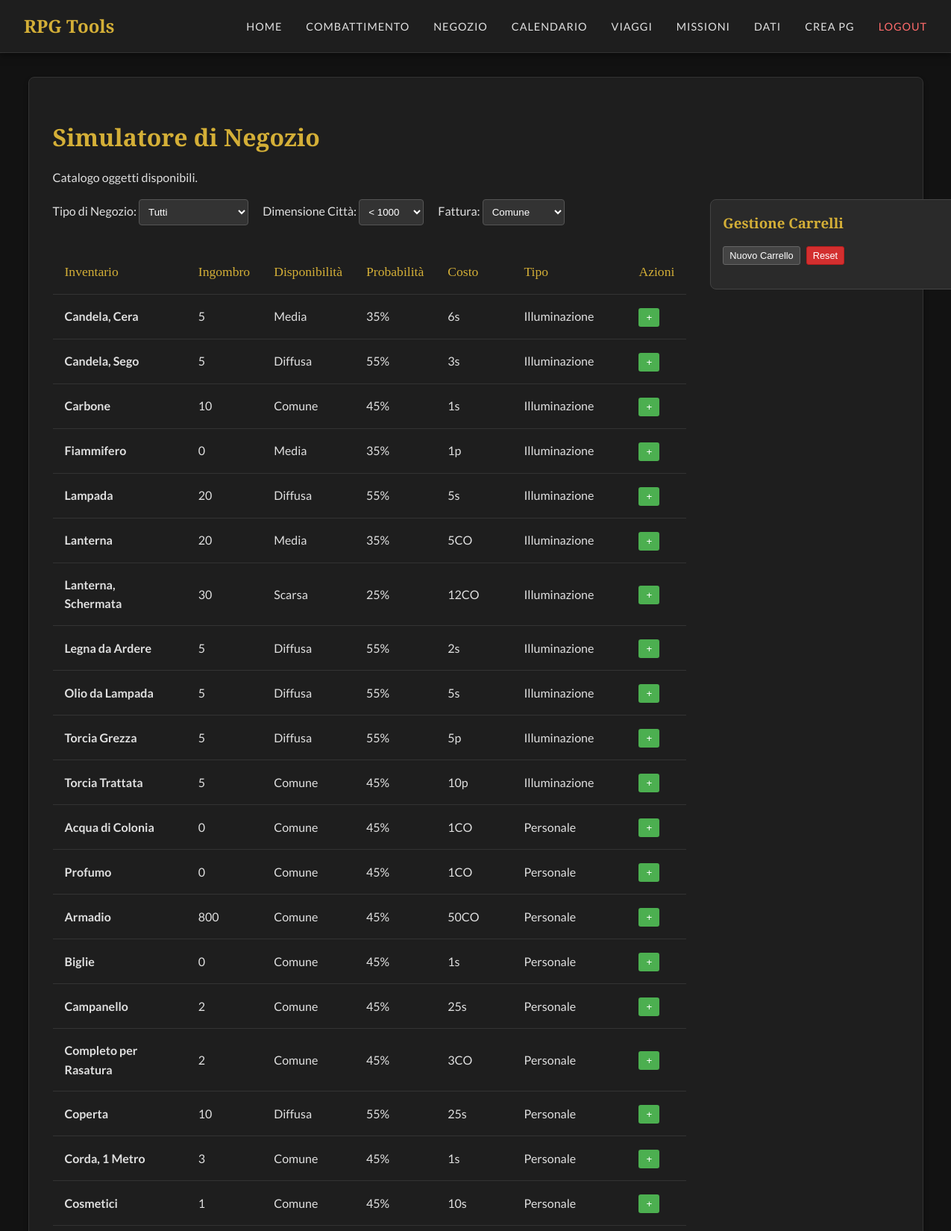
Screenshot of /shop (signed in, upper part) with the database file from the repository.
### tables this page shows
CREATE TABLE inventory (
            id INTEGER PRIMARY KEY AUTOINCREMENT,
            inventario TEXT NOT NULL,
            descrizione TEXT,
            ingombro INTEGER,
            disponibilita TEXT,
            costo TEXT,
            tipo TEXT
        , shop_types TEXT);

### app.py (the view, shortened to what this page needs)
@app.route('/shop')
def shop():
    items = load_shop_data()
    shop_types = load_shop_types()
    selected_type = request.args.get('type')
    selected_city_size = request.args.get('city_size')
    if not selected_city_size:
        selected_city_size = '< 1000'
    selected_quality = request.args.get('quality')
    if not selected_quality:
        selected_quality = 'Comune'
    if selected_quality:
        quality_modifiers = {
            "Regale": {"avail": -4, "cost_mult": 100, "enc_mult": 0.3},
            "Nobiliare": {"avail": -3, "cost_mult": 50, "enc_mult": 0.4},
            "Eccezionale": {"avail": -2, "cost_mult": 10, "enc_mult": 0.5},
            "Buona": {"avail": -1, "cost_mult": 3, "enc_mult": 0.9},
            "Comune": {"avail": 0, "cost_mult": 1, "enc_mult": 1.0},
            "Scadente": {"avail": 1, "cost_mult": 0.5, "enc_mult": 2.0}
        }
        mod = quality_modifiers.get(selected_quality)
        if mod:
            avail_order = ["Molto Rara", "Rara", "Scarsa", "Media", "Comune", "Diffusa", "Abbondante"]
            for item in items:
                current_avail = item.get('Disponibilità', '').strip()
                if current_avail == "Raro": current_avail = "Rara"
                if current_avail in avail_order:
                    idx = avail_order.index(current_avail)
                    new_idx = idx + mod['avail']
                    new_idx = max(0, min(len(avail_order) - 1, new_idx))
                    new_avail = avail_order[new_idx]
                    item['Disponibilità'] = new_avail
                    base_pct_str = {
                        "Abbondante": "65%", "Diffusa": "55%", "Comune": "45%",
                        "Media": "35%", "Scarsa": "25%", "Rara": "15%", "Molto Rara": "5%"
                    }.get(new_avail, "0%")
                    item['Percentuale'] = base_pct_str
                cost_str = str(item.get('Costo', ''))
                import re
                match = re.match(r"(\d+(?:\.\d+)?)\s*([a-zA-Z]+)", cost_str)
                if match:
                    val = float(match.group(1))
                    unit = match.group(2)
                    new_val = val * mod['cost_mult']
                    if new_val.is_integer():
                        item['Costo'] = f"{int(new_val)}{unit}"
                    else:
                        item['Costo'] = f"{new_val:.1f}{unit}"
                enc_str = str(item.get('Ingombro', '0'))
                if enc_str.isdigit():
                    enc_val = int(enc_str)
                    new_enc = int(enc_val * mod['enc_mult'])
                    item['Ingombro'] = new_enc
    if selected_city_size:
        city_modifiers = {
            "< 100": -10,
            "< 1000": 0,
            "< 10000": 10,
            "> 10000": 20
        }
        modifier = city_modifiers.get(selected_city_size, 0)
    return render_template('shop.html', items=items, shop_types=shop_types, selected_type=selected_type, selected_city_size=selected_city_size, selected_quality=selected_quality)

### app.py (called while the page is built)
@app.before_request
def require_login():
    allowed_routes = ['login', 'static', 'logout']
    if request.endpoint not in allowed_routes and 'logged_in' not in session:
        return redirect(url_for('login'))

@app.teardown_appcontext
def close_connection(exception):
    db = getattr(g, '_database', None)
    if db is not None:
        db.close()

def load_shop_types():
    conn = sqlite3.connect(DATABASE)
    c = conn.cursor()
    try:
        c.execute('SELECT DISTINCT shop_types FROM inventory WHERE shop_types IS NOT NULL AND shop_types != ""')
        rows = c.fetchall()
        shop_types_set = set()
        for row in rows:
            if row[0]:
                types = [t.strip() for t in row[0].split(',') if t.strip()]
                shop_types_set.update(types)
        return sorted(list(shop_types_set))
    except Exception as e:
        print(f"Error reading shop types from database: {e}")
        return []
    finally:
        conn.close()

### templates/shop.html (shortened to what this page needs)
{% extends 'base.html' %}
{% block content %}
{% block extra_css %}
<link rel="stylesheet" href="{{ url_for('static', filename='css/shop.css') }}">
{% endblock %}
<div class="card">
    <h1>Simulatore di Negozio</h1>
    <p>Catalogo oggetti disponibili.</p>
    <div class="shop-layout">
        <div class="inventory-section">
            <div class="filters style-6b71a2">
                <form action="{{ url_for('shop') }}" method="get">
                    <label for="shop-type">Tipo di Negozio:</label>
                    <select class="background-color-62f18d" name="type" id="shop-type" onchange="this.form.submit()">
                        <option value="">Tutti</option>
                    </select>
                    <label class="style-1798d0" for="city-size">Dimensione Città:</label>
                    <select class="background-color-62f18d" name="city_size" id="city-size" onchange="this.form.submit()">
                        <option value="< 1000" {% if selected_city_size=='< 1000' %}selected{% endif %}>&lt; 1000
                        </option>
                    </select>
                    <label class="style-1798d0" for="quality">Fattura:</label>
                    <select class="background-color-62f18d" name="quality" id="quality" onchange="this.form.submit()">
                        <option value="Comune" {% if selected_quality=='Comune' %}selected{% endif %}>Comune</option>
                    </select>
                </form>
            </div>
            <div class="table-container">
                <table>
                    <thead>
                        <tr>
                            <th>Inventario</th>
                            <th>Ingombro</th>
                            <th>Disponibilità</th>
                            <th>Probabilità</th>
                            <th>Costo</th>
                            <th>Tipo</th>
                            <th>Azioni</th>
                        </tr>
                    </thead>
                    <tbody>
                        {% for item in items %}
                        <tr>
                            <td>
                                <strong >{{ item['Inventario']
                                    }}</strong>
                            </td>
                            <td>{{ item['Ingombro'] }}</td>
                            <td>{{ item['Disponibilità'] }}</td>
                            <td>{{ item['Percentuale'] }}</td>
                            <td>{{ item['Costo'] }}</td>
                            <td>{{ item['Tipo'] }}</td>
                            <td>
                                <button class="add-btn"
                                    onclick="addToCart(`{{ item['Inventario'] }}`, `{{ item['Costo'] }}`, `{{ item['Ingombro'] }}`)">
                                    +
                                </button>
                            </td>
                        </tr>
                        {% endfor %}
                    </tbody>
                </table>
            </div>
        </div>
        <div class="carts-section">
            <h3 class="style-b8f7c9" >Gestione Carrelli</h3>
            <div class="cart-controls">
                <button onclick="createNewCart()" class="btn-small">Nuovo Carrello</button>
                <button onclick="clearCarts()" class="btn-small background-19ff74">Reset</button>
            </div>
        </div>
    </div>
</div>
{% endblock %}

### templates/base.html (shortened to what this page needs)
<!DOCTYPE html>
<html lang="it">
<head>
    <link rel="stylesheet" href="{{ url_for('static', filename='css/style.css') }}">
    {% block extra_css %}{% endblock %}
</head>
<body>
    <nav class="navbar">
        <a href="{{ url_for('index') }}" class="navbar-brand">RPG Tools</a>
        <div class="nav-links" id="navLinks">
            <a href="{{ url_for('index') }}" class="nav-link">Home</a>
            <a href="{{ url_for('combat') }}" class="nav-link">Combattimento</a>
            <a href="{{ url_for('shop') }}" class="nav-link">Negozio</a>
            <a href="{{ url_for('calendar') }}" class="nav-link">Calendario</a>
            <a href="{{ url_for('travel') }}" class="nav-link">Viaggi</a>
            <a href="{{ url_for('missions_list') }}" class="nav-link">Missioni</a>
            <a href="{{ url_for('data_page') }}" class="nav-link">Dati</a>
            <a href="{{ url_for('character_creation') }}" class="nav-link">Crea PG</a>
            <a href="{{ url_for('logout') }}" class="nav-link" style="color: #ff6b6b;">Logout</a>
        </div>
    </nav>
    <div class="container">
        {% block content %}{% endblock %}
    </div>
</body>
</html>

### static/css/style.css (style rules this page uses)
:root { --bg-color: #121212; --card-bg: #1e1e1e; --text-primary: #e0e0e0; --text-secondary: #a0a0a0; --accent-color: #d4af37; --accent-hover: #f0c040; --border-color: #333; --font-heading: 'Cinzel', serif; --font-body: 'Lato', sans-serif; }
body { background-color: var(--bg-color); color: var(--text-primary); font-family: var(--font-body); margin: 0; padding: 0; line-height: 1.6; }
h1, h2, h3, h4, h5, h6 { font-family: var(--font-heading); color: var(--accent-color); margin-bottom: 1rem; }
a { color: var(--accent-color); text-decoration: none; transition: color 0.3s ease; }
.navbar { background-color: var(--card-bg); border-bottom: 1px solid var(--border-color); padding: 1rem 2rem; display: flex; justify-content: space-between; align-items: center; box-shadow: 0 2px 10px rgba(0, 0, 0, 0.5); position: sticky; top: 0; z-index: 1000; }
.navbar-brand { font-family: var(--font-heading); font-size: 1.5rem; font-weight: bold; color: var(--accent-color); }
.nav-links { display: flex; gap: 2rem; }
.nav-link { color: var(--text-primary); font-weight: 500; text-transform: uppercase; letter-spacing: 1px; font-size: 0.9rem; }
.container { max-width: 1200px; margin: 2rem auto; padding: 0 1rem; }
.card { background-color: var(--card-bg); border: 1px solid var(--border-color); border-radius: 8px; padding: 2rem; margin-bottom: 2rem; box-shadow: 0 4px 6px rgba(0, 0, 0, 0.3); }
table { width: 100%; border-collapse: collapse; margin-top: 1rem; }
th, td { padding: 1rem; text-align: left; border-bottom: 1px solid var(--border-color); }
th { font-family: var(--font-heading); color: var(--accent-color); font-weight: normal; font-size: 1.1rem; }

### static/css/shop.css (style rules this page uses)
.shop-layout { display: flex; gap: 2rem; align-items: flex-start; }
.inventory-section { flex: 2; }
.carts-section { flex: 1; min-width: 300px; background: #2a2a2a; padding: 1rem; border-radius: 8px; border: 1px solid #444; position: sticky; top: 20px; max-height: 90vh; overflow-y: auto; }
.cart-controls { margin-bottom: 1rem; display: flex; gap: 0.5rem; }
.btn-small { padding: 0.25rem 0.5rem; font-size: 0.8rem; cursor: pointer; background: #444; color: white; border: 1px solid #666; border-radius: 3px; }
.add-btn { background-color: #4CAF50; color: white; border: none; padding: 5px 10px; border-radius: 3px; cursor: pointer; }
.style-6b71a2 { margin-bottom: 2rem; }
.background-color-62f18d { padding: 0.5rem; border-radius: 4px; background: #333; color: #fff; border: 1px solid #555; }
.style-1798d0 { margin-left: 1rem; }
.style-b8f7c9 { margin-top: 0; }
.background-19ff74 { background: #d32f2f; border-color: #b71c1c; }

### rows the page displays
inventory: Inventario "Candela, Cera", Ingombro "5", Disponibilità "Media", Percentuale "35%", Costo "6s", Tipo "Illuminazione"
inventory: Inventario "Candela, Sego", Ingombro "5", Disponibilità "Diffusa", Percentuale "55%", Costo "3s", Tipo "Illuminazione"
inventory: Inventario "Carbone", Ingombro "10", Disponibilità "Comune", Percentuale "45%", Costo "1s", Tipo "Illuminazione"
inventory: Inventario "Fiammifero", Ingombro "0", Disponibilità "Media", Percentuale "35%", Costo "1p", Tipo "Illuminazione"
inventory: Inventario "Lampada", Ingombro "20", Disponibilità "Diffusa", Percentuale "55%", Costo "5s", Tipo "Illuminazione"
inventory: Inventario "Lanterna", Ingombro "20", Disponibilità "Media", Percentuale "35%", Costo "5CO", Tipo "Illuminazione"
inventory: Inventario "Lanterna, Schermata", Ingombro "30", Disponibilità "Scarsa", Percentuale "25%", Costo "12CO", Tipo "Illuminazione"
inventory: Inventario "Legna da Ardere", Ingombro "5", Disponibilità "Diffusa", Percentuale "55%", Costo "2s", Tipo "Illuminazione"
inventory: Inventario "Olio da Lampada", Ingombro "5", Disponibilità "Diffusa", Percentuale "55%", Costo "5s", Tipo "Illuminazione"
inventory: Inventario "Torcia Grezza", Ingombro "5", Disponibilità "Diffusa", Percentuale "55%", Costo "5p", Tipo "Illuminazione"
inventory: Inventario "Torcia Trattata", Ingombro "5", Disponibilità "Comune", Percentuale "45%", Costo "10p", Tipo "Illuminazione"
inventory: Inventario "Acqua di Colonia", Ingombro "0", Disponibilità "Comune", Percentuale "45%", Costo "1CO", Tipo "Personale"
inventory: Inventario "Profumo", Ingombro "0", Disponibilità "Comune", Percentuale "45%", Costo "1CO", Tipo "Personale"
inventory: Inventario "Armadio", Ingombro "800", Disponibilità "Comune", Percentuale "45%", Costo "50CO", Tipo "Personale"
inventory: Inventario "Biglie", Ingombro "0", Disponibilità "Comune", Percentuale "45%", Costo "1s", Tipo "Personale"
inventory: Inventario "Campanello", Ingombro "2", Disponibilità "Comune", Percentuale "45%", Costo "25s", Tipo "Personale"
inventory: Inventario "Completo per Rasatura", Ingombro "2", Disponibilità "Comune", Percentuale "45%", Costo "3CO", Tipo "Personale"
inventory: Inventario "Coperta", Ingombro "10", Disponibilità "Diffusa", Percentuale "55%", Costo "25s", Tipo "Personale"
inventory: Inventario "Corda, 1 Metro", Ingombro "3", Disponibilità "Comune", Percentuale "45%", Costo "1s", Tipo "Personale"
inventory: Inventario "Cosmetici", Ingombro "1", Disponibilità "Comune", Percentuale "45%", Costo "10s", Tipo "Personale"
